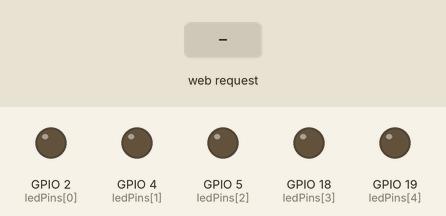
Recording of a sketch running on a simulated ESP32. Shown: output pins drawn as LEDs (lit = HIGH). Inputs (shaded band) come from the test bench. WiFi joins after 1.5 s; servers stay silent unless stated; what the sketch prints to the serial monitor is not drawn.

Above: at 3.2 s.
3.3 s: HTTP request GET /toggle?mode=1 received
At 4.6 s:
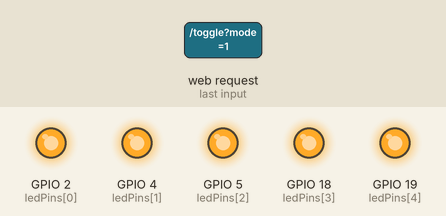
4.9 s: HTTP request GET /power received
At 5.7 s:
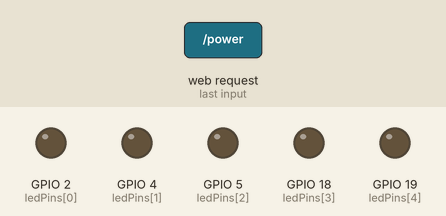
6.4 s: HTTP request GET /power?state=1 received
At 6.9 s:
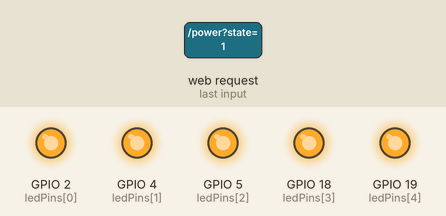
Timing chart, 0 to 9.4 s (numbered marks = the images above; inputs shaded):
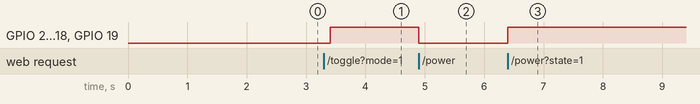

The sketch:

esp32_LED_.ino
```cpp
#include <WiFi.h>
#include <WebServer.h>

const char* ssid = "Paderesqt";
const char* password = "qt123456";

const int ledPins[] = {2, 4, 5, 18, 19};
const int numLeds = sizeof(ledPins) / sizeof(ledPins[0]);

WebServer server(80);
int mode = 0;
bool isOn = true;

void handleRoot() {
    String html = "<!DOCTYPE html><html><head><title>ESP32 LED Control</title>";
    html += "<style>";
    html += "body { font-family: Arial, sans-serif; text-align: center; }";
    html += "button { background-color: #008CBA; color: white; padding: 15px 30px; ";
    html += "border: none; border-radius: 10px; font-size: 20px; cursor: pointer; margin: 10px; }";
    html += "button:hover { background-color: #005f73; }";
    html += "input[type='checkbox'] { width: 50px; height: 25px; }";
    html += "</style></head><body>";
    html += "<h1>ESP32 LED Control</h1>";


    html += "<button onclick=\"fetch('/toggle?mode=1')\">On</button>";
    html += "<button onclick=\"fetch('/toggle?mode=2')\">Alternating</button>";
    html += "<button onclick=\"fetch('/toggle?mode=3')\">Center-to-Side</button>";

    html += "<br><br>";


    html += "<label>Power: <input type='checkbox' onchange=\"fetch('/power?state=' + (this.checked ? '1' : '0'))\" " + String(isOn ? "checked" : "") + "></label>";

    html += "</body></html>";
    server.send(200, "text/html", html);
}

void handleToggle() {
    if (server.hasArg("mode")) {
        mode = server.arg("mode").toInt();
    }
    server.send(200, "text/plain", "Mode changed");
}

void handlePower() {
    isOn = server.arg("state") == "1";
    server.send(200, "text/plain", "Power toggled");
}

void updateLeds() {
    if (!isOn) {
        for (int i = 0; i < numLeds; i++) digitalWrite(ledPins[i], LOW);
        return;
    }

    static unsigned long lastUpdate = 0;
    static int step = 0;
    const int pattern[] = {0, 2, 4, 1, 3};

    if (millis() - lastUpdate < 200) return;
    lastUpdate = millis();

    switch (mode) {
        case 1:
            for (int i = 0; i < numLeds; i++) digitalWrite(ledPins[i], HIGH);
            break;
        case 2:
            for (int i = 0; i < numLeds; i++) digitalWrite(ledPins[i], LOW);
            digitalWrite(ledPins[pattern[step % (sizeof(pattern) / sizeof(pattern[0]))]], HIGH);
            step++;
            break;
        case 3:
            for (int i = 0; i < numLeds; i++) digitalWrite(ledPins[i], LOW);
            int center = numLeds / 2;
            int offset = step;
            if (center - offset >= 0) digitalWrite(ledPins[center - offset], HIGH);
            if (center + offset < numLeds) digitalWrite(ledPins[center + offset], HIGH);
            step++;
            if (step > center) step = 0;
            break;
    }
}

void setup() {
    Serial.begin(115200);
    for (int i = 0; i < numLeds; i++) {
        pinMode(ledPins[i], OUTPUT);
        digitalWrite(ledPins[i], LOW);
    }
    WiFi.begin(ssid, password);
    while (WiFi.status() != WL_CONNECTED) {
        delay(1000);
        Serial.println("Connecting to WiFi...");
    }
    Serial.println("Connected to WiFi");
    Serial.println(WiFi.localIP());
    server.on("/", handleRoot);
    server.on("/toggle", handleToggle);
    server.on("/power", handlePower);
    server.begin();
    Serial.println("HTTP server started");
}

void loop() {
    server.handleClient();
    updateLeds();
}
```

Measured:
- after the input at 3.3 s, GPIO 2 (ledPins[0]), GPIO 4 (ledPins[1]), GPIO 5 (ledPins[2]), GPIO 18 (ledPins[3]), GPIO 19 (ledPins[4]): LOW → HIGH after 0.10 s
- after the input at 4.9 s, GPIO 2 (ledPins[0]), GPIO 4 (ledPins[1]), GPIO 5 (ledPins[2]), GPIO 18 (ledPins[3]), GPIO 19 (ledPins[4]): HIGH → LOW at once
- after the input at 6.4 s, GPIO 2 (ledPins[0]), GPIO 4 (ledPins[1]), GPIO 5 (ledPins[2]), GPIO 18 (ledPins[3]), GPIO 19 (ledPins[4]): LOW → HIGH at once
